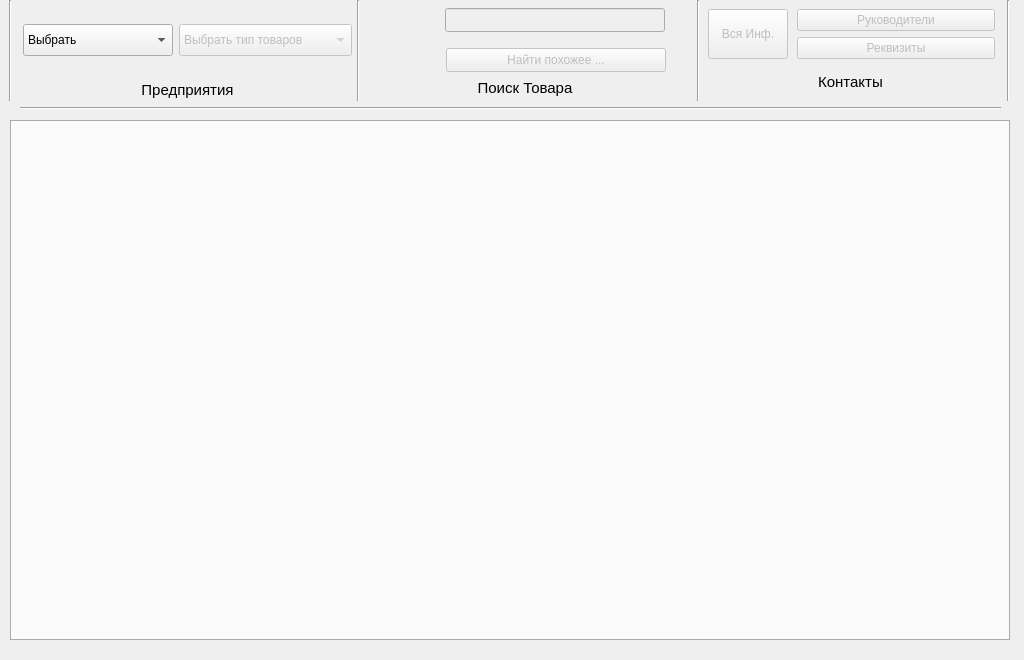
<?xml version="1.0" encoding="UTF-8"?>
<ui version="4.0">
 <class>MainWindow</class>
 <widget class="QWidget" name="MainWindow">
  <property name="geometry">
   <rect>
    <x>0</x>
    <y>0</y>
    <width>1024</width>
    <height>660</height>
   </rect>
  </property>
  <property name="minimumSize">
   <size>
    <width>400</width>
    <height>400</height>
   </size>
  </property>
  <property name="maximumSize">
   <size>
    <width>1024</width>
    <height>660</height>
   </size>
  </property>
  <property name="windowTitle">
   <string>My Business</string>
  </property>
  <widget class="QTabWidget" name="tabsWorking">
   <property name="geometry">
    <rect>
     <x>10</x>
     <y>120</y>
     <width>1000</width>
     <height>520</height>
    </rect>
   </property>
   <property name="tabPosition">
    <enum>QTabWidget::South</enum>
   </property>
   <property name="currentIndex">
    <number>-1</number>
   </property>
   <property name="tabsClosable">
    <bool>true</bool>
   </property>
  </widget>
  <widget class="Line" name="line">
   <property name="geometry">
    <rect>
     <x>350</x>
     <y>0</y>
     <width>16</width>
     <height>101</height>
    </rect>
   </property>
   <property name="frameShadow">
    <enum>QFrame::Sunken</enum>
   </property>
   <property name="lineWidth">
    <number>1</number>
   </property>
   <property name="midLineWidth">
    <number>0</number>
   </property>
   <property name="orientation">
    <enum>Qt::Vertical</enum>
   </property>
  </widget>
  <widget class="QWidget" name="verticalLayoutWidget_2">
   <property name="geometry">
    <rect>
     <x>700</x>
     <y>0</y>
     <width>301</width>
     <height>101</height>
    </rect>
   </property>
   <layout class="QVBoxLayout" name="verticalLayout_4">
    <property name="spacing">
     <number>6</number>
    </property>
    <property name="leftMargin">
     <number>3</number>
    </property>
    <property name="rightMargin">
     <number>3</number>
    </property>
    <item>
     <layout class="QHBoxLayout" name="horizontalLayout_4">
      <property name="leftMargin">
       <number>5</number>
      </property>
      <item>
       <widget class="QPushButton" name="full_Info_Company_Button">
        <property name="enabled">
         <bool>false</bool>
        </property>
        <property name="sizePolicy">
         <sizepolicy hsizetype="Ignored" vsizetype="Ignored">
          <horstretch>0</horstretch>
          <verstretch>0</verstretch>
         </sizepolicy>
        </property>
        <property name="minimumSize">
         <size>
          <width>0</width>
          <height>0</height>
         </size>
        </property>
        <property name="maximumSize">
         <size>
          <width>80</width>
          <height>50</height>
         </size>
        </property>
        <property name="text">
         <string>Вся Инф.</string>
        </property>
       </widget>
      </item>
      <item>
       <layout class="QVBoxLayout" name="verticalLayout_3">
        <property name="leftMargin">
         <number>3</number>
        </property>
        <property name="rightMargin">
         <number>3</number>
        </property>
        <item>
         <widget class="QPushButton" name="managersButton">
          <property name="enabled">
           <bool>false</bool>
          </property>
          <property name="text">
           <string>Руководители</string>
          </property>
         </widget>
        </item>
        <item>
         <widget class="QPushButton" name="requisitesButton">
          <property name="enabled">
           <bool>false</bool>
          </property>
          <property name="text">
           <string>Реквизиты</string>
          </property>
         </widget>
        </item>
       </layout>
      </item>
     </layout>
    </item>
    <item>
     <widget class="QLabel" name="label_3">
      <property name="sizePolicy">
       <sizepolicy hsizetype="Ignored" vsizetype="Ignored">
        <horstretch>0</horstretch>
        <verstretch>0</verstretch>
       </sizepolicy>
      </property>
      <property name="maximumSize">
       <size>
        <width>300</width>
        <height>16</height>
       </size>
      </property>
      <property name="font">
       <font>
        <pointsize>11</pointsize>
       </font>
      </property>
      <property name="text">
       <string>Контакты</string>
      </property>
      <property name="alignment">
       <set>Qt::AlignCenter</set>
      </property>
     </widget>
    </item>
   </layout>
  </widget>
  <widget class="Line" name="line_2">
   <property name="geometry">
    <rect>
     <x>690</x>
     <y>0</y>
     <width>16</width>
     <height>101</height>
    </rect>
   </property>
   <property name="midLineWidth">
    <number>0</number>
   </property>
   <property name="orientation">
    <enum>Qt::Vertical</enum>
   </property>
  </widget>
  <widget class="QLabel" name="label">
   <property name="geometry">
    <rect>
     <x>20</x>
     <y>80</y>
     <width>335</width>
     <height>20</height>
    </rect>
   </property>
   <property name="sizePolicy">
    <sizepolicy hsizetype="Ignored" vsizetype="Ignored">
     <horstretch>0</horstretch>
     <verstretch>0</verstretch>
    </sizepolicy>
   </property>
   <property name="minimumSize">
    <size>
     <width>0</width>
     <height>0</height>
    </size>
   </property>
   <property name="maximumSize">
    <size>
     <width>400</width>
     <height>32</height>
    </size>
   </property>
   <property name="font">
    <font>
     <pointsize>11</pointsize>
    </font>
   </property>
   <property name="text">
    <string>Предприятия</string>
   </property>
   <property name="alignment">
    <set>Qt::AlignCenter</set>
   </property>
  </widget>
  <widget class="QWidget" name="layoutWidget">
   <property name="geometry">
    <rect>
     <x>20</x>
     <y>0</y>
     <width>335</width>
     <height>81</height>
    </rect>
   </property>
   <layout class="QHBoxLayout" name="horizontalLayout">
    <property name="leftMargin">
     <number>3</number>
    </property>
    <property name="rightMargin">
     <number>3</number>
    </property>
    <item>
     <widget class="QComboBox" name="chooseCompany">
      <property name="minimumSize">
       <size>
        <width>150</width>
        <height>0</height>
       </size>
      </property>
      <property name="maximumSize">
       <size>
        <width>200</width>
        <height>32</height>
       </size>
      </property>
      <property name="layoutDirection">
       <enum>Qt::LeftToRight</enum>
      </property>
      <property name="editable">
       <bool>false</bool>
      </property>
      <property name="duplicatesEnabled">
       <bool>false</bool>
      </property>
      <property name="frame">
       <bool>true</bool>
      </property>
      <item>
       <property name="text">
        <string>Выбрать</string>
       </property>
      </item>
      <item>
       <property name="text">
        <string>Lustrof</string>
       </property>
      </item>
      <item>
       <property name="text">
        <string>Brauberg</string>
       </property>
      </item>
     </widget>
    </item>
    <item>
     <widget class="QComboBox" name="chooseTypeProducts">
      <property name="enabled">
       <bool>false</bool>
      </property>
      <property name="minimumSize">
       <size>
        <width>150</width>
        <height>0</height>
       </size>
      </property>
      <property name="maximumSize">
       <size>
        <width>220</width>
        <height>32</height>
       </size>
      </property>
      <property name="layoutDirection">
       <enum>Qt::LeftToRight</enum>
      </property>
      <property name="editable">
       <bool>false</bool>
      </property>
      <property name="insertPolicy">
       <enum>QComboBox::InsertAtCurrent</enum>
      </property>
      <property name="duplicatesEnabled">
       <bool>false</bool>
      </property>
      <property name="frame">
       <bool>true</bool>
      </property>
      <item>
       <property name="text">
        <string>Выбрать тип товаров</string>
       </property>
      </item>
      <item>
       <property name="text">
        <string>Бумажные изделия</string>
       </property>
      </item>
      <item>
       <property name="text">
        <string>Письменные принадлежности</string>
       </property>
      </item>
      <item>
       <property name="text">
        <string>Канцелярские мелочи</string>
       </property>
      </item>
     </widget>
    </item>
   </layout>
  </widget>
  <widget class="QWidget" name="horizontalLayoutWidget_2">
   <property name="geometry">
    <rect>
     <x>360</x>
     <y>40</y>
     <width>331</width>
     <height>41</height>
    </rect>
   </property>
   <layout class="QHBoxLayout" name="horizontalLayout_3">
    <item>
     <widget class="QLabel" name="iconFindDataBase">
      <property name="maximumSize">
       <size>
        <width>32</width>
        <height>32</height>
       </size>
      </property>
      <property name="text">
       <string/>
      </property>
     </widget>
    </item>
    <item>
     <widget class="QPushButton" name="findButton">
      <property name="enabled">
       <bool>false</bool>
      </property>
      <property name="sizePolicy">
       <sizepolicy hsizetype="Ignored" vsizetype="Ignored">
        <horstretch>0</horstretch>
        <verstretch>0</verstretch>
       </sizepolicy>
      </property>
      <property name="minimumSize">
       <size>
        <width>0</width>
        <height>0</height>
       </size>
      </property>
      <property name="maximumSize">
       <size>
        <width>220</width>
        <height>24</height>
       </size>
      </property>
      <property name="text">
       <string>Найти похожее ...</string>
      </property>
     </widget>
    </item>
   </layout>
  </widget>
  <widget class="QWidget" name="layoutWidget">
   <property name="geometry">
    <rect>
     <x>360</x>
     <y>0</y>
     <width>331</width>
     <height>41</height>
    </rect>
   </property>
   <layout class="QHBoxLayout" name="horizontalLayout_2">
    <property name="leftMargin">
     <number>3</number>
    </property>
    <property name="rightMargin">
     <number>3</number>
    </property>
    <item>
     <widget class="QLabel" name="iconFind">
      <property name="sizePolicy">
       <sizepolicy hsizetype="Maximum" vsizetype="Maximum">
        <horstretch>0</horstretch>
        <verstretch>0</verstretch>
       </sizepolicy>
      </property>
      <property name="minimumSize">
       <size>
        <width>0</width>
        <height>0</height>
       </size>
      </property>
      <property name="maximumSize">
       <size>
        <width>32</width>
        <height>32</height>
       </size>
      </property>
      <property name="text">
       <string/>
      </property>
      <property name="alignment">
       <set>Qt::AlignRight|Qt::AlignTrailing|Qt::AlignVCenter</set>
      </property>
     </widget>
    </item>
    <item>
     <widget class="QLineEdit" name="inputNameProducts">
      <property name="enabled">
       <bool>false</bool>
      </property>
      <property name="sizePolicy">
       <sizepolicy hsizetype="Ignored" vsizetype="Ignored">
        <horstretch>0</horstretch>
        <verstretch>0</verstretch>
       </sizepolicy>
      </property>
      <property name="minimumSize">
       <size>
        <width>200</width>
        <height>24</height>
       </size>
      </property>
      <property name="maximumSize">
       <size>
        <width>220</width>
        <height>24</height>
       </size>
      </property>
     </widget>
    </item>
   </layout>
  </widget>
  <widget class="QLabel" name="label_2">
   <property name="geometry">
    <rect>
     <x>360</x>
     <y>80</y>
     <width>330</width>
     <height>16</height>
    </rect>
   </property>
   <property name="sizePolicy">
    <sizepolicy hsizetype="Ignored" vsizetype="Ignored">
     <horstretch>0</horstretch>
     <verstretch>0</verstretch>
    </sizepolicy>
   </property>
   <property name="minimumSize">
    <size>
     <width>0</width>
     <height>0</height>
    </size>
   </property>
   <property name="maximumSize">
    <size>
     <width>330</width>
     <height>16</height>
    </size>
   </property>
   <property name="font">
    <font>
     <pointsize>11</pointsize>
    </font>
   </property>
   <property name="text">
    <string>Поиск Товара</string>
   </property>
   <property name="alignment">
    <set>Qt::AlignCenter</set>
   </property>
  </widget>
  <widget class="Line" name="line_3">
   <property name="geometry">
    <rect>
     <x>0</x>
     <y>0</y>
     <width>21</width>
     <height>101</height>
    </rect>
   </property>
   <property name="frameShadow">
    <enum>QFrame::Sunken</enum>
   </property>
   <property name="lineWidth">
    <number>1</number>
   </property>
   <property name="midLineWidth">
    <number>0</number>
   </property>
   <property name="orientation">
    <enum>Qt::Vertical</enum>
   </property>
  </widget>
  <widget class="Line" name="line_4">
   <property name="geometry">
    <rect>
     <x>1000</x>
     <y>0</y>
     <width>16</width>
     <height>101</height>
    </rect>
   </property>
   <property name="frameShadow">
    <enum>QFrame::Sunken</enum>
   </property>
   <property name="lineWidth">
    <number>1</number>
   </property>
   <property name="midLineWidth">
    <number>0</number>
   </property>
   <property name="orientation">
    <enum>Qt::Vertical</enum>
   </property>
  </widget>
  <widget class="Line" name="line_5">
   <property name="geometry">
    <rect>
     <x>20</x>
     <y>100</y>
     <width>981</width>
     <height>16</height>
    </rect>
   </property>
   <property name="orientation">
    <enum>Qt::Horizontal</enum>
   </property>
  </widget>
 </widget>
 <resources/>
 <connections/>
</ui>
